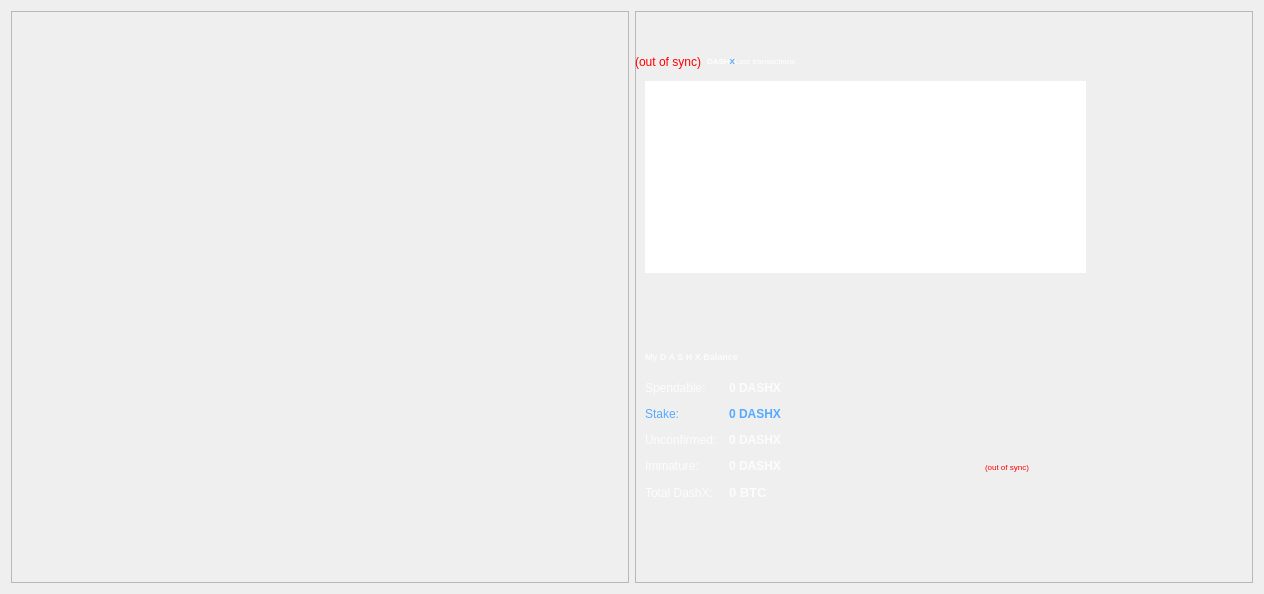
<?xml version="1.0" encoding="UTF-8"?>
<ui version="4.0">
 <class>OverviewPage</class>
 <widget class="QWidget" name="OverviewPage">
  <property name="geometry">
   <rect>
    <x>0</x>
    <y>0</y>
    <width>1264</width>
    <height>594</height>
   </rect>
  </property>
  <property name="windowTitle">
   <string>Form</string>
  </property>
  <property name="styleSheet">
   <string notr="true">color: rgb(252, 252, 252);</string>
  </property>
  <layout class="QHBoxLayout" name="horizontalLayout" stretch="0,0">
   <item>
    <widget class="QFrame" name="frame_2">
     <property name="styleSheet">
      <string notr="true">color: rgb(85, 170, 255);</string>
     </property>
     <property name="frameShape">
      <enum>QFrame::StyledPanel</enum>
     </property>
     <property name="frameShadow">
      <enum>QFrame::Raised</enum>
     </property>
     <widget class="QPushButton" name="pushButton">
      <property name="geometry">
       <rect>
        <x>340</x>
        <y>30</y>
        <width>231</width>
        <height>61</height>
       </rect>
      </property>
      <property name="styleSheet">
       <string notr="true">background-image: url(:/images/website);</string>
      </property>
      <property name="text">
       <string/>
      </property>
      <property name="flat">
       <bool>true</bool>
      </property>
     </widget>
     <widget class="QPushButton" name="pushButton_2">
      <property name="geometry">
       <rect>
        <x>340</x>
        <y>90</y>
        <width>231</width>
        <height>61</height>
       </rect>
      </property>
      <property name="styleSheet">
       <string notr="true">background-image: url(:/images/bitcointalk);</string>
      </property>
      <property name="text">
       <string/>
      </property>
      <property name="flat">
       <bool>true</bool>
      </property>
     </widget>
     <widget class="QPushButton" name="pushButton_3">
      <property name="geometry">
       <rect>
        <x>340</x>
        <y>140</y>
        <width>231</width>
        <height>61</height>
       </rect>
      </property>
      <property name="styleSheet">
       <string notr="true">background-image: url(:/images/poolpartner);</string>
      </property>
      <property name="text">
       <string/>
      </property>
      <property name="flat">
       <bool>true</bool>
      </property>
     </widget>
     <widget class="QPushButton" name="pushButton_4">
      <property name="geometry">
       <rect>
        <x>340</x>
        <y>260</y>
        <width>231</width>
        <height>61</height>
       </rect>
      </property>
      <property name="styleSheet">
       <string notr="true">background-image: url(:/images/discord);</string>
      </property>
      <property name="text">
       <string/>
      </property>
      <property name="flat">
       <bool>true</bool>
      </property>
     </widget>
     <widget class="QPushButton" name="pushButton_5">
      <property name="geometry">
       <rect>
        <x>340</x>
        <y>310</y>
        <width>231</width>
        <height>61</height>
       </rect>
      </property>
      <property name="styleSheet">
       <string notr="true">background-image: url(:/images/twitter);</string>
      </property>
      <property name="text">
       <string/>
      </property>
      <property name="flat">
       <bool>true</bool>
      </property>
     </widget>
     <widget class="QPushButton" name="pushButton_6">
      <property name="geometry">
       <rect>
        <x>340</x>
        <y>200</y>
        <width>231</width>
        <height>61</height>
       </rect>
      </property>
      <property name="styleSheet">
       <string notr="true">background-image: url(:/images/explorer);</string>
      </property>
      <property name="text">
       <string/>
      </property>
      <property name="flat">
       <bool>true</bool>
      </property>
     </widget>
    </widget>
   </item>
   <item>
    <widget class="QFrame" name="frame">
     <property name="frameShape">
      <enum>QFrame::StyledPanel</enum>
     </property>
     <property name="frameShadow">
      <enum>QFrame::Raised</enum>
     </property>
     <widget class="QListView" name="listTransactions">
      <property name="geometry">
       <rect>
        <x>10</x>
        <y>70</y>
        <width>441</width>
        <height>192</height>
       </rect>
      </property>
      <property name="font">
       <font>
        <pointsize>7</pointsize>
       </font>
      </property>
      <property name="styleSheet">
       <string notr="true">QListView { background: transparent; }
color: rgb(255, 255, 255);
color: rgb(250, 250, 250);
</string>
      </property>
      <property name="frameShape">
       <enum>QFrame::NoFrame</enum>
      </property>
      <property name="verticalScrollBarPolicy">
       <enum>Qt::ScrollBarAlwaysOff</enum>
      </property>
      <property name="horizontalScrollBarPolicy">
       <enum>Qt::ScrollBarAlwaysOff</enum>
      </property>
      <property name="selectionMode">
       <enum>QAbstractItemView::NoSelection</enum>
      </property>
     </widget>
     <widget class="QWidget" name="layoutWidget">
      <property name="geometry">
       <rect>
        <x>0</x>
        <y>30</y>
        <width>351</width>
        <height>41</height>
       </rect>
      </property>
      <layout class="QHBoxLayout" name="horizontalLayout_2">
       <item>
        <widget class="QLabel" name="labelTransactionsStatus">
         <property name="toolTip">
          <string>The displayed information may be out of date. Your wallet automatically synchronizes with the DashX network after a connection is established, but this process has not completed yet.</string>
         </property>
         <property name="styleSheet">
          <string notr="true">QLabel { color: red; }</string>
         </property>
         <property name="text">
          <string notr="true">(out of sync)</string>
         </property>
         <property name="alignment">
          <set>Qt::AlignRight|Qt::AlignTrailing|Qt::AlignVCenter</set>
         </property>
        </widget>
       </item>
       <item>
        <widget class="QLabel" name="label_4">
         <property name="styleSheet">
          <string notr="true">color: rgb(85, 170, 255);</string>
         </property>
         <property name="text">
          <string>&lt;html&gt;&lt;head/&gt;&lt;body&gt;&lt;p&gt;&lt;span style=&quot; font-size:6pt; font-weight:600; color:#ffffff;&quot;&gt;DASH&lt;/span&gt;&lt;span style=&quot; font-size:6pt; font-weight:600; color:#55aaff;&quot;&gt;X&lt;/span&gt;&lt;span style=&quot; font-size:6pt; font-weight:600; color:#ffffff;&quot;/&gt;&lt;span style=&quot; font-size:6pt; color:#ffffff;&quot;&gt;Last transactions&lt;/span&gt;&lt;/p&gt;&lt;/body&gt;&lt;/html&gt;</string>
         </property>
        </widget>
       </item>
       <item>
        <spacer name="horizontalSpacer">
         <property name="orientation">
          <enum>Qt::Horizontal</enum>
         </property>
         <property name="sizeHint" stdset="0">
          <size>
           <width>40</width>
           <height>20</height>
          </size>
         </property>
        </spacer>
       </item>
      </layout>
     </widget>
     <widget class="QWidget" name="layoutWidget">
      <property name="geometry">
       <rect>
        <x>10</x>
        <y>370</y>
        <width>441</width>
        <height>161</height>
       </rect>
      </property>
      <layout class="QFormLayout" name="formLayout_2">
       <property name="fieldGrowthPolicy">
        <enum>QFormLayout::AllNonFixedFieldsGrow</enum>
       </property>
       <property name="horizontalSpacing">
        <number>12</number>
       </property>
       <property name="verticalSpacing">
        <number>12</number>
       </property>
       <item row="0" column="0">
        <widget class="QLabel" name="label">
         <property name="text">
          <string>Spendable:</string>
         </property>
        </widget>
       </item>
       <item row="0" column="1">
        <widget class="QLabel" name="labelBalance">
         <property name="font">
          <font>
           <weight>75</weight>
           <bold>true</bold>
          </font>
         </property>
         <property name="cursor">
          <cursorShape>IBeamCursor</cursorShape>
         </property>
         <property name="toolTip">
          <string>Your current spendable balance</string>
         </property>
         <property name="text">
          <string notr="true">0 DASHX</string>
         </property>
         <property name="textInteractionFlags">
          <set>Qt::LinksAccessibleByMouse|Qt::TextSelectableByKeyboard|Qt::TextSelectableByMouse</set>
         </property>
        </widget>
       </item>
       <item row="1" column="0">
        <widget class="QLabel" name="label_6">
         <property name="styleSheet">
          <string notr="true">color: rgb(85, 170, 255);</string>
         </property>
         <property name="text">
          <string>Stake:</string>
         </property>
        </widget>
       </item>
       <item row="1" column="1">
        <widget class="QLabel" name="labelStake">
         <property name="font">
          <font>
           <weight>75</weight>
           <bold>true</bold>
          </font>
         </property>
         <property name="cursor">
          <cursorShape>IBeamCursor</cursorShape>
         </property>
         <property name="toolTip">
          <string>Total of coins that was staked, and do not yet count toward the current balance</string>
         </property>
         <property name="styleSheet">
          <string notr="true">color: rgb(85, 170, 255);</string>
         </property>
         <property name="text">
          <string notr="true">0 DASHX</string>
         </property>
         <property name="textInteractionFlags">
          <set>Qt::LinksAccessibleByMouse|Qt::TextSelectableByKeyboard|Qt::TextSelectableByMouse</set>
         </property>
        </widget>
       </item>
       <item row="2" column="0">
        <widget class="QLabel" name="label_3">
         <property name="text">
          <string>Unconfirmed:</string>
         </property>
        </widget>
       </item>
       <item row="2" column="1">
        <widget class="QLabel" name="labelUnconfirmed">
         <property name="font">
          <font>
           <weight>75</weight>
           <bold>true</bold>
          </font>
         </property>
         <property name="cursor">
          <cursorShape>IBeamCursor</cursorShape>
         </property>
         <property name="toolTip">
          <string>Total of transactions that have yet to be confirmed, and do not yet count toward the current balance</string>
         </property>
         <property name="text">
          <string notr="true">0 DASHX</string>
         </property>
         <property name="textInteractionFlags">
          <set>Qt::LinksAccessibleByMouse|Qt::TextSelectableByKeyboard|Qt::TextSelectableByMouse</set>
         </property>
        </widget>
       </item>
       <item row="3" column="0">
        <widget class="QLabel" name="labelImmatureText">
         <property name="text">
          <string>Immature:</string>
         </property>
        </widget>
       </item>
       <item row="3" column="1">
        <widget class="QLabel" name="labelImmature">
         <property name="font">
          <font>
           <weight>75</weight>
           <bold>true</bold>
          </font>
         </property>
         <property name="toolTip">
          <string>Mined balance that has not yet matured</string>
         </property>
         <property name="text">
          <string notr="true">0 DASHX</string>
         </property>
         <property name="textInteractionFlags">
          <set>Qt::LinksAccessibleByMouse|Qt::TextSelectableByKeyboard|Qt::TextSelectableByMouse</set>
         </property>
        </widget>
       </item>
       <item row="4" column="0">
        <widget class="QLabel" name="labelTotalText">
         <property name="text">
          <string>Total DashX:</string>
         </property>
        </widget>
       </item>
       <item row="4" column="1">
        <widget class="QLabel" name="labelTotal">
         <property name="font">
          <font>
           <pointsize>10</pointsize>
           <weight>75</weight>
           <bold>true</bold>
          </font>
         </property>
         <property name="cursor">
          <cursorShape>IBeamCursor</cursorShape>
         </property>
         <property name="toolTip">
          <string>Your current total balance</string>
         </property>
         <property name="text">
          <string notr="true">0 BTC</string>
         </property>
         <property name="textInteractionFlags">
          <set>Qt::LinksAccessibleByMouse|Qt::TextSelectableByKeyboard|Qt::TextSelectableByMouse</set>
         </property>
        </widget>
       </item>
      </layout>
     </widget>
     <widget class="QLabel" name="label_5">
      <property name="geometry">
       <rect>
        <x>10</x>
        <y>330</y>
        <width>211</width>
        <height>31</height>
       </rect>
      </property>
      <property name="font">
       <font>
        <pointsize>7</pointsize>
        <weight>75</weight>
        <bold>true</bold>
       </font>
      </property>
      <property name="text">
       <string>My D A S H X Balance </string>
      </property>
     </widget>
     <widget class="QLabel" name="labelWalletStatus">
      <property name="geometry">
       <rect>
        <x>350</x>
        <y>420</y>
        <width>181</width>
        <height>71</height>
       </rect>
      </property>
      <property name="font">
       <font>
        <pointsize>6</pointsize>
       </font>
      </property>
      <property name="toolTip">
       <string>The displayed information may be out of date. Your wallet automatically synchronizes with the DashX network after a connection is established, but this process has not completed yet.</string>
      </property>
      <property name="styleSheet">
       <string notr="true">QLabel { color: red; }</string>
      </property>
      <property name="text">
       <string notr="true">(out of sync)</string>
      </property>
      <property name="alignment">
       <set>Qt::AlignLeading|Qt::AlignLeft|Qt::AlignVCenter</set>
      </property>
     </widget>
    </widget>
   </item>
  </layout>
 </widget>
 <resources/>
 <connections/>
</ui>
